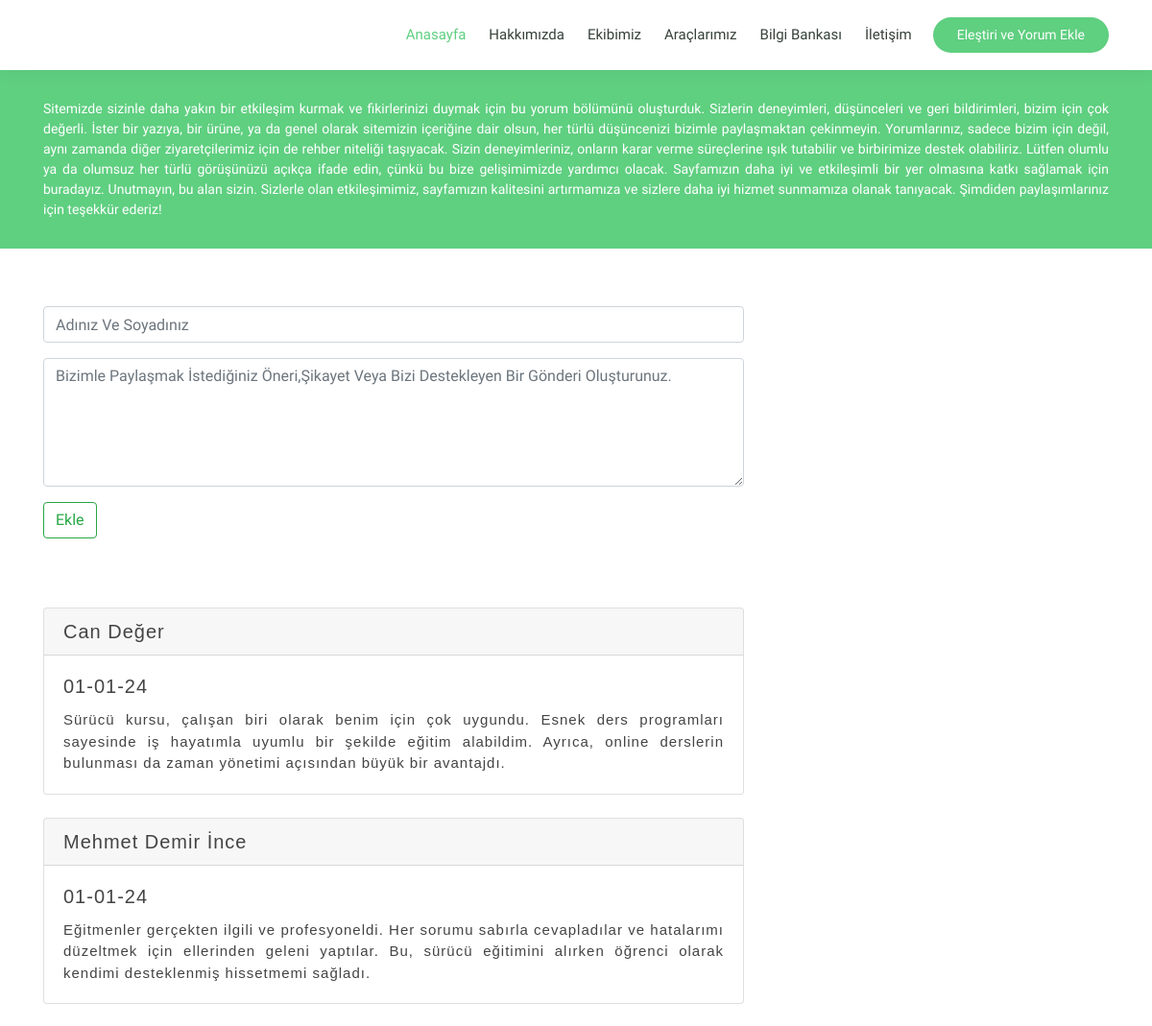
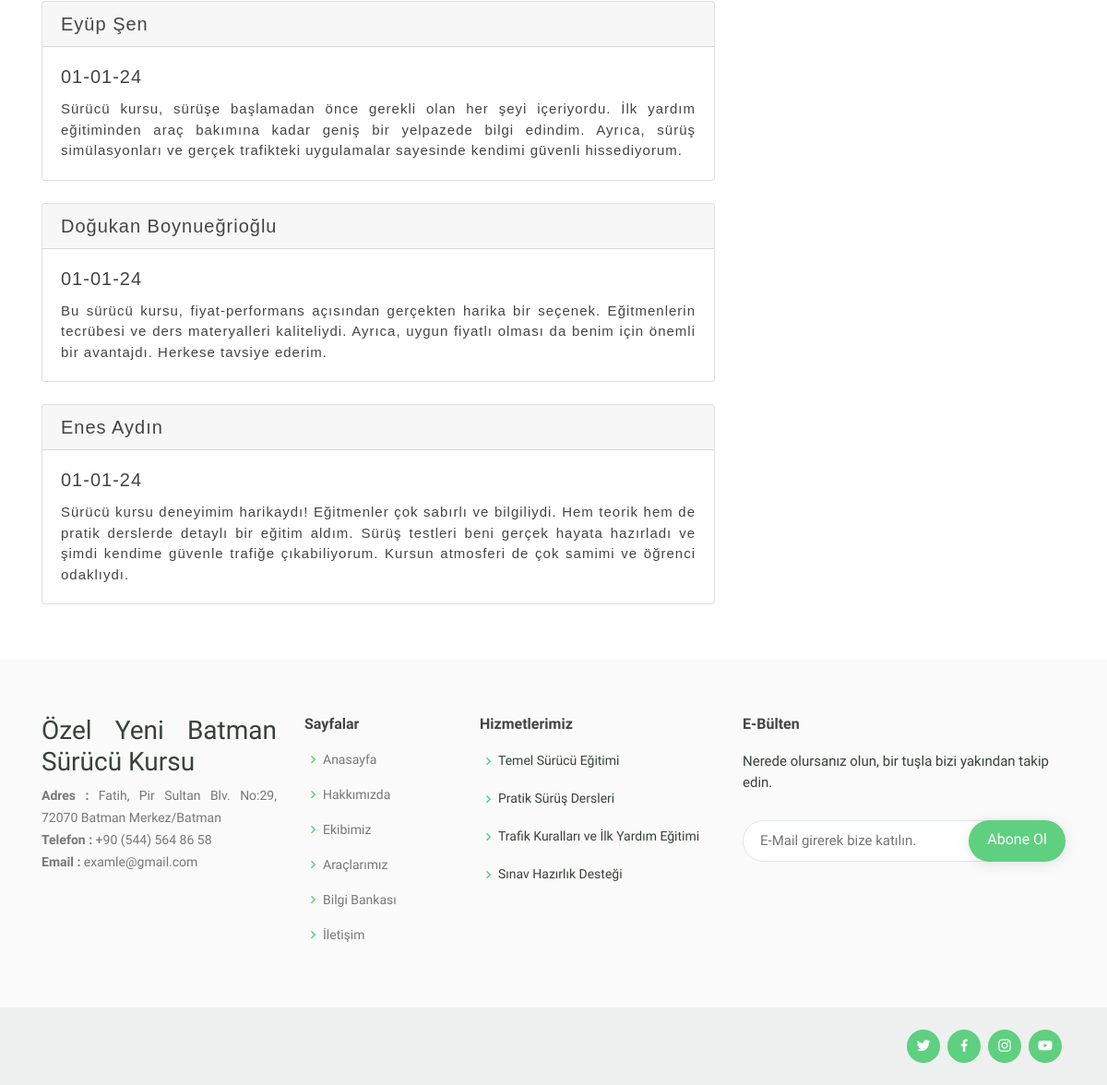
Screenshot of /yorumlar.php with the database file from the repository (2 pictures, top to bottom).
### tables this page shows
CREATE TABLE `yorumlar` (
  `yorum_id` int(11) NOT NULL,
  `yorum_adsoyad` varchar(100) NOT NULL,
  `yorum_detay` text NOT NULL,
  `yorum_zaman` timestamp NOT NULL DEFAULT current_timestamp(),
  `yorum_onay` int(11) NOT NULL
);

CREATE TABLE `ayarlar` (
  `ayar_id` int(1) NOT NULL,
  `ayar_baslik` varchar(250) NOT NULL,
  `ayar_aciklama` text NOT NULL,
  `ayar_anahtar` varchar(400) NOT NULL,
  `ayar_logo` varchar(120) NOT NULL,
  `ayar_adres` varchar(200) NOT NULL,
  `ayar_telefon` varchar(25) NOT NULL,
  `ayar_email` varchar(80) NOT NULL,
  `ayar_facebook` varchar(150) NOT NULL,
  `ayar_instagram` varchar(150) NOT NULL,
  `ayar_youtube` varchar(150) NOT NULL,
  `ayar_twitter` varchar(150) NOT NULL
);

### yorumlar.php (the view, shortened to what this page needs)
<?php
require_once 'header.php';
?>
  <main id="main" data-aos="fade-in" style="font-family: 'Work Sans', sans-serif ;">
    <div class="breadcrumbs">
      <div class="container">
        <p style="text-align:justify;">Sitemizde sizinle daha yakın bir etkileşim kurmak ve fikirlerinizi duymak için bu yorum bölümünü oluşturduk. Sizlerin deneyimleri, düşünceleri ve geri bildirimleri, bizim için çok değerli. İster bir yazıya, bir ürüne, ya da genel olarak sitemizin içeriğine dair olsun, her türlü düşüncenizi bizimle paylaşmaktan çekinmeyin. Yorumlarınız, sadece bizim için değil, aynı zamanda diğer ziyaretçilerimiz için de rehber niteliği taşıyacak. Sizin deneyimleriniz, onların karar verme süreçlerine ışık tutabilir ve birbirimize destek olabiliriz. Lütfen olumlu ya da olumsuz her türlü görüşünüzü açıkça ifade edin, çünkü bu bize gelişimimizde yardımcı olacak. Sayfamızın daha iyi ve etkileşimli bir yer olmasına katkı sağlamak için buradayız. Unutmayın, bu alan sizin. Sizlerle olan etkileşimimiz, sayfamızın kalitesini artırmamıza ve sizlere daha iyi hizmet sunmamıza olanak tanıyacak. Şimdiden paylaşımlarınız için teşekkür ederiz! </p>
      </div>
    </div>
    <section id="courses" class="courses" style="font-family: 'Work Sans', sans-serif ;">
      <div class="container" data-aos="fade-up">
        <div class="row" data-aos="zoom-in" data-aos-delay="100">
          <div class="col-lg-8 mt-5 mt-lg-0">
            <form action="admin/islem.php" method="post">
              <div class="form-row">
                <div class="col-md-12 form-group">
                  <input type="text" name="adsoyad" class="form-control" id="name" placeholder="Adınız Ve Soyadınız"/>
                </div>
                </div>
              <div class="form-group">
                <textarea class="form-control" name="detay" rows="5" placeholder="Bizimle Paylaşmak İstediğiniz Öneri,Şikayet Veya Bizi Destekleyen Bir Gönderi Oluşturunuz."></textarea>
              </div>
            <div class="text-canter"><button class="btn btn-outline-success" name="blogyorumkaydet" type="submit">Ekle</button></div>
            <br><br>
                <?php
$yorumlarsor=$baglanti->prepare("SELECT * FROM yorumlar where yorum_onay=:yorum_onay ORDER BY yorum_zaman DESC");
$yorumlarsor->execute(array(
'yorum_onay'=>1
));
while ($yorumlarcek=$yorumlarsor->fetch(PDO::FETCH_ASSOC)) {
  $tarih = date("d-m-y", strtotime($yorumlarcek['yorum_zaman']));
                 ?>
                 <br>
<div class="card" style="font-family: 'Cairo', sans-serif; letter-spacing: 1px; font-size: 15px; text-align: justify;">
  <h5 class="card-header"><?php echo $yorumlarcek['yorum_adsoyad']; ?></h5>
  <div class="card-body" style="font-family: 'Cairo', sans-serif; letter-spacing: 1px; font-size: 15px; text-align: justify;">
     <h5 class="card-title"><?php echo $tarih; ?></h5>
    <p class="card-text"><?php echo $yorumlarcek['yorum_detay']; ?></p>
  </div>
</div>
      <?php } ?>
            </form>
                  </div>
                </div>
              </div>
    </section>
  </main>
 <?php
require_once 'footer.php';
  ?>

### footer.php (shortened to what this page needs)
  <footer id="footer">
    <div class="footer-top">
      <div class="container">
        <div class="row">
          <div class="col-lg-3 col-md-6 footer-contact" style="font-family: 'Work Sans', sans-serif; text-align: justify;">
            <h3>Özel Yeni Batman Sürücü Kursu</h3>
            <p>
              <strong>Adres : </strong><?php echo $ayarcek['ayar_adres'];?><br>
              <strong>Telefon : </strong><?php echo $ayarcek['ayar_telefon'];?><br>
              <strong>Email : </strong><?php echo $ayarcek['ayar_email'];?><br>
            </p>
          </div>
          <div class="col-lg-2 col-md-6 footer-links" style="font-family: 'Work Sans', sans-serif;">
            <h4 style="font-family: 'Jura', sans-serif;">Sayfalar</h4>
            <ul>
              <li><i class="bx bx-chevron-right"></i> <a href="index.php">Anasayfa</a></li>
              <li><i class="bx bx-chevron-right"></i> <a href="hakkimizda.php">Hakkımızda</a></li>
              <li><i class="bx bx-chevron-right"></i> <a href="ekip.php">Ekibimiz</a></li>
              <li><i class="bx bx-chevron-right"></i> <a href="arac.php">Araçlarımız</a></li>
              <li><i class="bx bx-chevron-right"></i> <a href="blog.php">Bilgi Bankası</a></li>
              <li><i class="bx bx-chevron-right"></i> <a href="iletisim.php">İletişim</a></li>
            </ul>
          </div>
          <div class="col-lg-3 col-md-6 footer-links" style="font-family: 'Work Sans', sans-serif;">
            <h4 style="font-family: 'Jura', sans-serif;">Hizmetlerimiz</h4>
            <ul>
              <li><i class="bx bx-chevron-right"></i>Temel Sürücü Eğitimi</li>
              <li><i class="bx bx-chevron-right"></i>Pratik Sürüş Dersleri</li>
              <li><i class="bx bx-chevron-right"></i>Trafik Kuralları ve İlk Yardım Eğitimi</li>
              <li><i class="bx bx-chevron-right"></i>Sınav Hazırlık Desteği</li>
            </ul>
          </div>
          <div class="col-lg-4 col-md-6 footer-newsletter" style="font-family: 'Work Sans', sans-serif;">
            <h4 style="font-family: 'Jura', sans-serif;">E-Bülten</h4>
            <p>Nerede olursanız olun, bir tuşla bizi yakından takip edin.</p>
            <form action="admin/islem.php" method="post">
              <input type="email" name="email" placeholder="E-Mail girerek bize katılın.">
              <input name="abone"type="submit" value="Abone Ol">
            </form>
          </div>
        </div>
      </div>
    </div>
    <div class="container d-md-flex py-4">
      <div class="social-links text-center text-md-right pt-3 pt-md-0">
        <a href="<?php echo $ayarcek['ayar_twitter']?>"class="twitter"><i class="bx bxl-twitter"></i></a>
        <a href="<?php echo $ayarcek['ayar_facebook']?>" class="facebook"><i class="bx bxl-facebook"></i></a>
        <a href="<?php echo $ayarcek['ayar_instagram']?>" class="instagram"><i class="bx bxl-instagram"></i></a>
        <a href="<?php echo $ayarcek['ayar_youtube']?>" class="youtube"><i class="bx bxl-youtube"></i></a>
      </div>
    </div>
  </footer>
</body>
</html>

### assets/css/style.css (style rules this page uses)
body { font-family: font-family: 'Jura', sans-serif; color: #444444; }
a { color: #5fcf80; text-decoration: none; }
h1, h2, h3, h4, h5, h6 { font-family: font-family: 'Jura', sans-serif; }
section { padding: 60px 0; overflow: hidden; }
.breadcrumbs { margin-top: 73px; text-align: center; background: #5fcf80; padding: 30px 0; color: #fff; }
.breadcrumbs p { font-size: 14px; margin-bottom: 0; }
#footer { color: #37423b; font-size: 14px; background: #eef0ef; }
#footer .footer-top { padding: 60px 0 30px 0; background: #f9faf9; }
#footer .footer-top .footer-contact { margin-bottom: 30px; }
#footer .footer-top .footer-contact p { font-size: 14px; line-height: 24px; margin-bottom: 0; font-family: font-family: 'Jura', sans-serif; color: #777777; }
#footer .footer-top h4 { font-size: 16px; font-weight: bold; color: #444444; position: relative; padding-bottom: 12px; }
#footer .footer-top .footer-links { margin-bottom: 30px; }
#footer .footer-top .footer-links ul { list-style: none; padding: 0; margin: 0; }
#footer .footer-top .footer-links ul i { padding-right: 2px; color: #5fcf80; font-size: 18px; line-height: 1; }
#footer .footer-top .footer-links ul li { padding: 10px 0; display: flex; align-items: center; }
#footer .footer-top .footer-links ul li:first-child { padding-top: 0; }
#footer .footer-top .footer-links ul a { color: #777777; transition: 0.3s; display: inline-block; line-height: 1; }
#footer .footer-newsletter { font-size: 15px; }
#footer .footer-newsletter h4 { font-size: 16px; font-weight: bold; color: #444444; position: relative; padding-bottom: 12px; }
#footer .footer-newsletter form { margin-top: 30px; background: #fff; padding: 6px 10px; position: relative; border-radius: 50px; text-align: left; border: 1px solid #e0e5e2; }
#footer .footer-newsletter form input[type="email"] { border: 0; padding: 4px 8px; width: calc(100% - 100px); }
#footer .footer-newsletter form input[type="submit"] { position: absolute; top: -1px; right: -1px; bottom: -1px; border: 0; background: none; font-size: 16px; padding: 0 20px 2px 20px; background: #5fcf80; color: #fff; transition: 0.3s; border-radius: 50px; box-shadow: 0px 2px 15px rgba(0, 0, 0, 0.1); }
#footer .social-links a { font-size: 18px; display: inline-block; background: #5fcf80; color: #fff; line-height: 1; padding: 8px 0; margin-right: 4px; border-radius: 50%; text-align: center; width: 36px; height: 36px; transition: 0.3s; }

### rows the page displays
yorumlar: yorum_adsoyad "Can Değer", yorum_zaman "01-01-24", yorum_detay "Sürücü kursu, çalışan biri olarak benim için çok uygundu. Esnek ders programları sayesinde iş hayatımla uyumlu bir şekilde eğitim alabildim. Ayrıca, online derslerin bulunması da zaman yönetimi açısından büyük bir avantajdı."
yorumlar: yorum_adsoyad "Mehmet Demir İnce", yorum_zaman "01-01-24", yorum_detay "Eğitmenler gerçekten ilgili ve profesyoneldi. Her sorumu sabırla cevapladılar ve hatalarımı düzeltmek için ellerinden geleni yaptılar. Bu, sürücü eğitimini alırken öğrenci olarak kendimi desteklenmiş hissetmemi sağladı."
yorumlar: yorum_adsoyad "Eyüp Şen", yorum_zaman "01-01-24", yorum_detay "Sürücü kursu, sürüşe başlamadan önce gerekli olan her şeyi içeriyordu. İlk yardım eğitiminden araç bakımına kadar geniş bir yelpazede bilgi edindim. Ayrıca, sürüş simülasyonları ve gerçek trafikteki uygulamalar sayesinde kendimi güvenli hissediyorum."
yorumlar: yorum_adsoyad "Doğukan Boynueğrioğlu", yorum_zaman "01-01-24", yorum_detay "Bu sürücü kursu, fiyat-performans açısından gerçekten harika bir seçenek. Eğitmenlerin tecrübesi ve ders materyalleri kaliteliydi. Ayrıca, uygun fiyatlı olması da benim için önemli bir avantajdı. Herkese tavsiye ederim."
yorumlar: yorum_adsoyad "Enes Aydın", yorum_zaman "01-01-24", yorum_detay "Sürücü kursu deneyimim harikaydı! Eğitmenler çok sabırlı ve bilgiliydi. Hem teorik hem de pratik derslerde detaylı bir eğitim aldım. Sürüş testleri beni gerçek hayata hazırladı ve şimdi kendime güvenle trafiğe çıkabiliyorum. Kursun atmosferi de çok samimi ve öğrenci odaklıydı."
ayarlar: ayar_adres "Fatih, Pir Sultan Blv. No:29, 72070 Batman Merkez/Batman", ayar_telefon "+90 (544) 564 86 58", ayar_email "examle@gmail.com"
